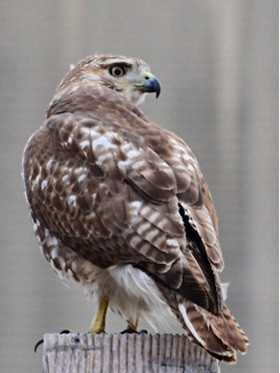
#> input picture owl.jpg, 280 x 373 px
$ python log_transformation.py
#> lines starting #> are read from the running program, lines starting #| are printed output that depends on the picture
#> the answer given: 3
########################
#####Author Darshan#####
########################

import numpy as np
import cv2

def log_transformation(c,image):
#> called with c = 3
    rows,col =np.shape(image)
#> rows = 373; col = 280
    s2 = np.zeros([rows,col])

    for i in range(rows):
        for j in range(col):
            s2[i][j]= c * np.log(image[i][j]+1)
            if(s2[i][j]>=255):
                s2[i][j] = 255
            if(s2[i][j]<0):
                s2[i][j]=0
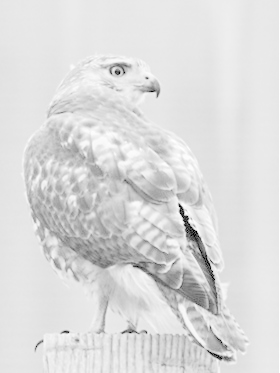
#> s2: shape (373, 280) float64; min 0, max 16.64, mean 14.38; drawn with min black and max white
    cv2.imwrite("log_transformed.png",s2)
    print("Please Find log_transformed.png in your working directory!!")

image = cv2.imread("owl.jpg",0)
print("Enter the value of C:\n")
c = float(input())

log_transformation(c,image)
